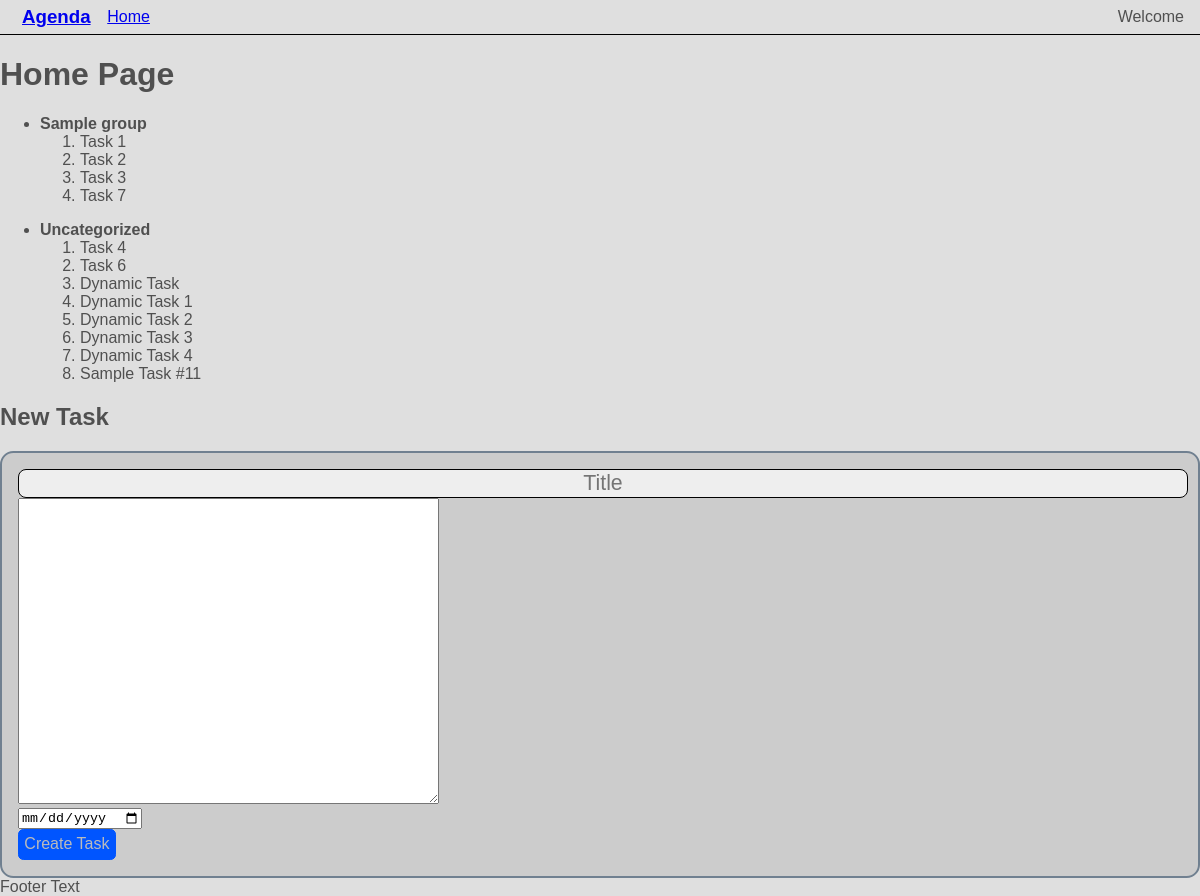
Page /home (signed in) on the committed database.
### agenda/models.py (models this page shows)
class TaskGroup(models.Model):
  title = models.CharField("title", max_length=128)
  owner = models.ForeignKey(User, on_delete=models.DO_NOTHING)

class Task(models.Model):
  title = models.CharField("title", max_length=128)
  description = models.CharField("description", max_length=512,  blank=True, null=True)
  due_date = models.DateField("due_date",  blank=True, null=True)
  completion_status = models.BooleanField("completed", default=False, blank=True)
  owner = models.ForeignKey(User, on_delete=models.CASCADE)
  group = models.ForeignKey(TaskGroup, on_delete=models.SET_NULL, default=None, blank=True, null=True)

### agenda/views.py (the view)
# urls.py: path("home", views.home_view, name="home"),
@login_required(login_url="/login")
def home_view(request):
  user = request.user
  tasks = dict()
  for task in user.task_set.all():
    if task.group not in tasks:
      tasks[task.group] = list()
    tasks[task.group].append(task)
  return render(request, "agenda/home.html", {'tasks': tasks})

### agenda/templates/agenda/home.html (shortened to what this page needs)
{% extends './base/main_page.html' %}
{% load static %}
{% block content %}
<h1>Home Page</h1>
{% for group, task_list in tasks.items %}
<ul>
  <li>
    <b>{% if group %} {{ group.title }} {% else %} Uncategorized {% endif %}</b>
    <ol>
      {% for task in task_list %}
      <li>{{ task.title }}</li>
      {% endfor %}
    </ol>
  </li>
</ul>
{% empty %}
<h3>There are no tasks yet.</h3>
{% endfor %}
<h2>New Task</h2>
<form id="new-task-form">
  <div>
    <input id="new-task-title-field" type="text" placeholder="Title" required>
  </div>
  <div>
    <textarea id="new-task-description-field" rows="20" cols="50"></textarea>
  </div>
  <div>
    <input id="new-task-due-date-field" type="date">
  </div>
  <input type="submit" value="Create Task">
</form>
{% endblock %}

### agenda/static/basic_light/basic_light.css (style rules this page uses)
html > body { position: absolute; inset: 0px 0px 0px 0px; padding: 0px; margin: 0px; font-family: sans-serif; font-size: 12pt; background-color: #dfdfdfff; color: #505050ff; }

### agenda/static/basic_light/layouts/page_layout.css (style rules this page uses)
.layout-page { display: flex; flex-direction: column; }

### agenda/static/basic_light/elements/input.css (style rules this page uses)
input[type="text"], input[type="password"], input[type="email"] { background-color: #eeeeeeff; font-size: 16pt; display: block; width: 100%; border: 1px solid black; border-radius: 6pt; text-align: center; }
input[type="submit"] { content: "Submit"; background-color: #0055ffff; border: 1px solid #0055ffff; color: #bbbbbbff; font-size: 12pt; border-radius: 4pt; padding: 4pt; }

### agenda/static/basic_light/elements/form.css (style rules this page uses)
form { background-color: #ccccccff; border: 2px solid slategray; border-radius: 10pt; padding: 12pt; }

### rows in the picture
TaskGroup: title "Sample group"
Task: title "Task 1"
Task: title "Task 2"
Task: title "Task 3"
Task: title "Task 7"
Task: shows "Uncategorized", title "Task 4"
Task: title "Task 6"
Task: title "Dynamic Task"
Task: title "Dynamic Task 1"
Task: title "Dynamic Task 2"
Task: title "Dynamic Task 3"
Task: title "Dynamic Task 4"
Task: title "Sample Task #11"
